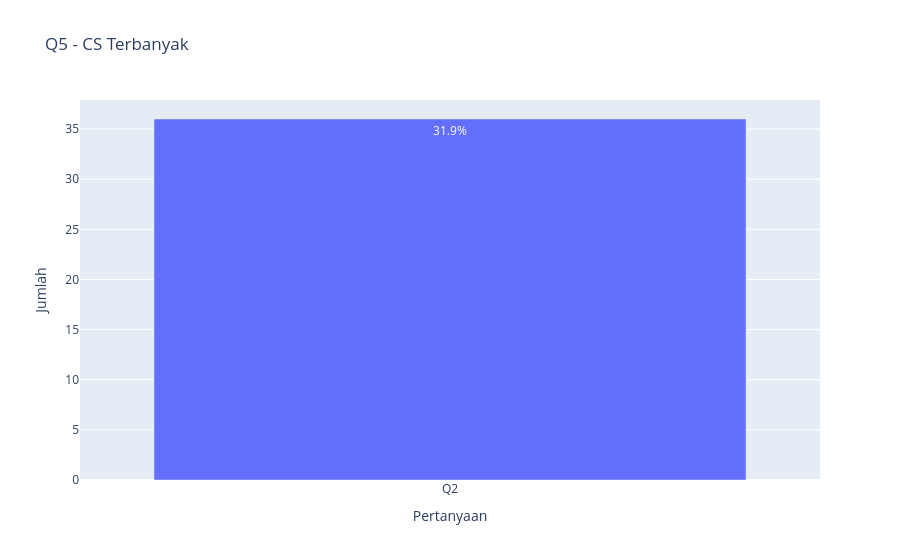

This figure's notebook cell:
### Markdown cell above
## Q5 Pada kusioner dari pertanyaan Q1 sampai Q17, pertanyaan mana yang pilihan skala CS (Cukup Setuju) paling banyak? sertakan jumlah dan persen

### Code cell
import pandas as pd
import plotly.express as px

def plot_from_print(judul, hasil_print, label_x):
    skala, jumlah, persen = hasil_print.split("|")

    df_plot = pd.DataFrame({
        label_x: [skala],
        "Jumlah": [int(jumlah)],
        "Persen": [float(persen)]
    })

    fig = px.bar(
        df_plot,
        x=label_x,
        y="Jumlah",
        text="Persen",
        title=judul
    )

    fig.update_traces(texttemplate='%{text}%')
    fig.show()

plot_from_print(
    "Q5 - CS Terbanyak",
    "Q2|36|31.9",
    "Pertanyaan"
)

### Figure 1 — Plotly figure (JSON) as saved in the notebook; plotly's stock layout.template omitted (floating-point values rounded to 4 significant figures)
{"data": [{"hovertemplate": "Pertanyaan=%{x}<br>Jumlah=%{y}<br>Persen=%{text}<extra></extra>", "legendgroup": "", "marker": {"color": "#636efa", "pattern": {"shape": ""}}, "name": "", "orientation": "v", "showlegend": false, "text": [31.9], "textposition": "auto", "texttemplate": "%{text}%", "type": "bar", "x": ["Q2"], "xaxis": "x", "y": [36], "yaxis": "y"}], "layout": {"barmode": "relative", "legend": {"tracegroupgap": 0}, "title": {"text": "Q5 - CS Terbanyak"}, "xaxis": {"anchor": "y", "domain": [0, 1], "title": {"text": "Pertanyaan"}}, "yaxis": {"anchor": "x", "domain": [0, 1], "title": {"text": "Jumlah"}}}}
